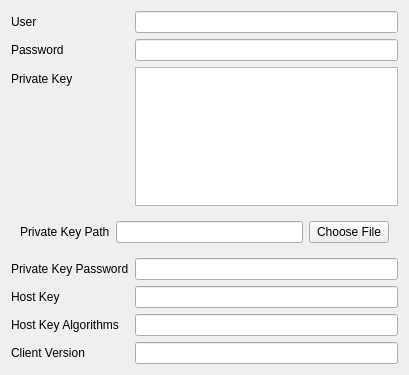
<?xml version="1.0" encoding="UTF-8"?>
<ui version="4.0">
    <class>EditSSH</class>
    <widget class="QWidget" name="EditSSH">
        <property name="geometry">
            <rect>
                <x>0</x>
                <y>0</y>
                <width>409</width>
                <height>375</height>
            </rect>
        </property>
        <property name="windowTitle">
            <string>EditSSH</string>
        </property>
        <layout class="QFormLayout" name="formLayout">
            <item row="0" column="0">
                <widget class="QLabel" name="user_l">
                    <property name="text">
                        <string>User</string>
                    </property>
                </widget>
            </item>
            <item row="0" column="1">
                <widget class="QLineEdit" name="user"/>
            </item>
            <item row="1" column="0">
                <widget class="QLabel" name="password_l">
                    <property name="text">
                        <string>Password</string>
                    </property>
                </widget>
            </item>
            <item row="1" column="1">
                <widget class="QLineEdit" name="password"/>
            </item>
            <item row="2" column="0">
                <widget class="QLabel" name="private_key_l">
                    <property name="text">
                        <string>Private Key</string>
                    </property>
                </widget>
            </item>
            <item row="2" column="1">
                <widget class="QTextEdit" name="private_key"/>
            </item>
            <item row="4" column="0">
                <widget class="QLabel" name="private_key_pass_l">
                    <property name="text">
                        <string>Private Key Password</string>
                    </property>
                </widget>
            </item>
            <item row="4" column="1">
                <widget class="QLineEdit" name="private_key_pass"/>
            </item>
            <item row="5" column="0">
                <widget class="QLabel" name="host_key_l">
                    <property name="text">
                        <string>Host Key</string>
                    </property>
                </widget>
            </item>
            <item row="5" column="1">
                <widget class="QLineEdit" name="host_key"/>
            </item>
            <item row="6" column="0">
                <widget class="QLabel" name="host_key_algs_l">
                    <property name="text">
                        <string>Host Key Algorithms</string>
                    </property>
                </widget>
            </item>
            <item row="6" column="1">
                <widget class="QLineEdit" name="host_key_algs"/>
            </item>
            <item row="7" column="0">
                <widget class="QLabel" name="client_version_l">
                    <property name="text">
                        <string>Client Version</string>
                    </property>
                </widget>
            </item>
            <item row="7" column="1">
                <widget class="QLineEdit" name="client_version"/>
            </item>
            <item row="3" column="0" colspan="2">
                <widget class="QWidget" name="widget" native="true">
                    <layout class="QGridLayout" name="gridLayout">
                        <item row="0" column="0">
                            <widget class="QLabel" name="private_key_path_l">
                                <property name="text">
                                    <string>Private Key Path</string>
                                </property>
                            </widget>
                        </item>
                        <item row="0" column="1">
                            <widget class="QLineEdit" name="private_key_path"/>
                        </item>
                        <item row="0" column="2">
                            <widget class="QPushButton" name="choose_pk">
                                <property name="text">
                                    <string>Choose File</string>
                                </property>
                            </widget>
                        </item>
                    </layout>
                </widget>
            </item>
        </layout>
    </widget>
    <resources/>
    <connections/>
</ui>
